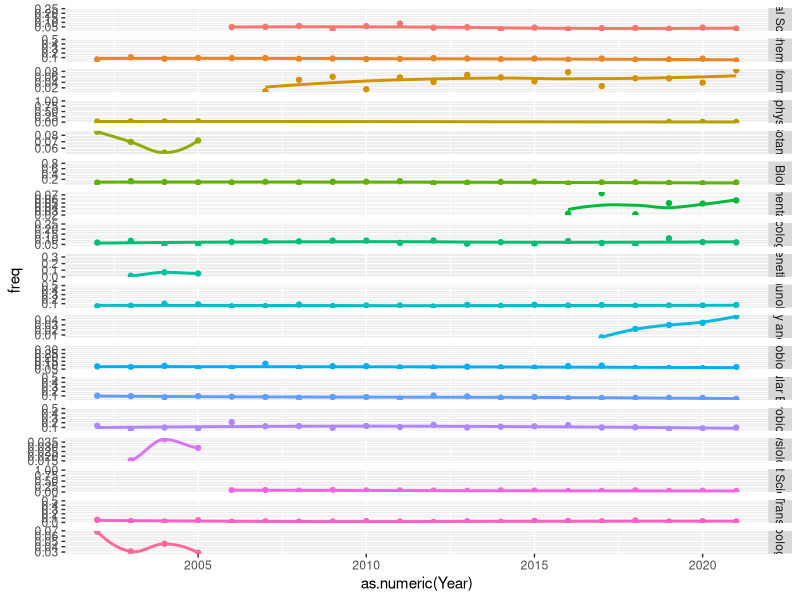
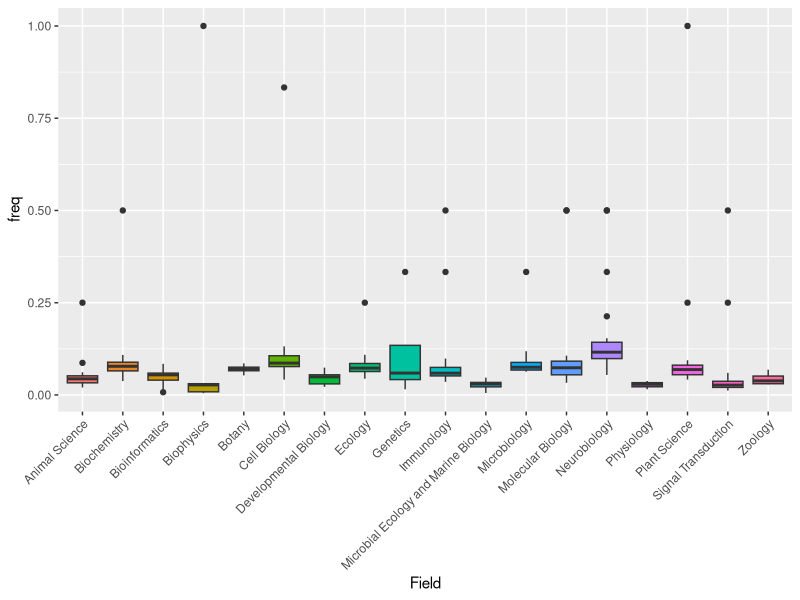
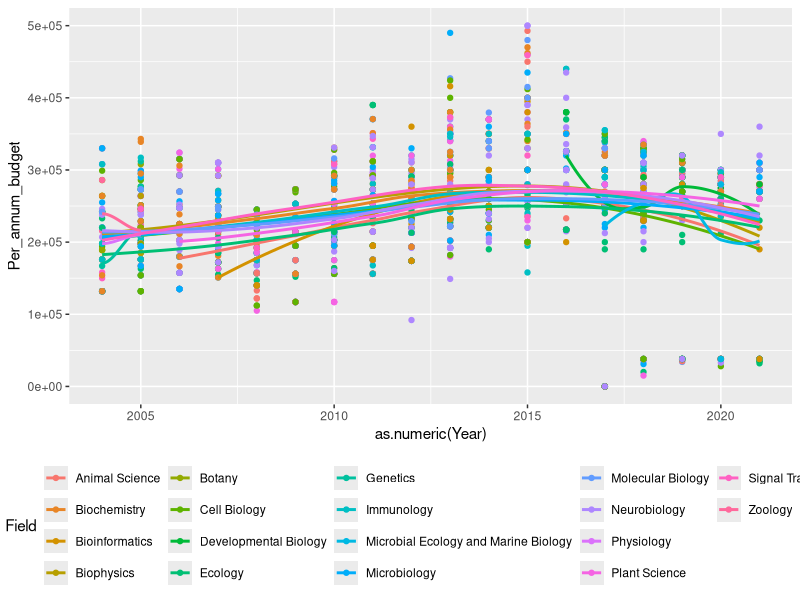
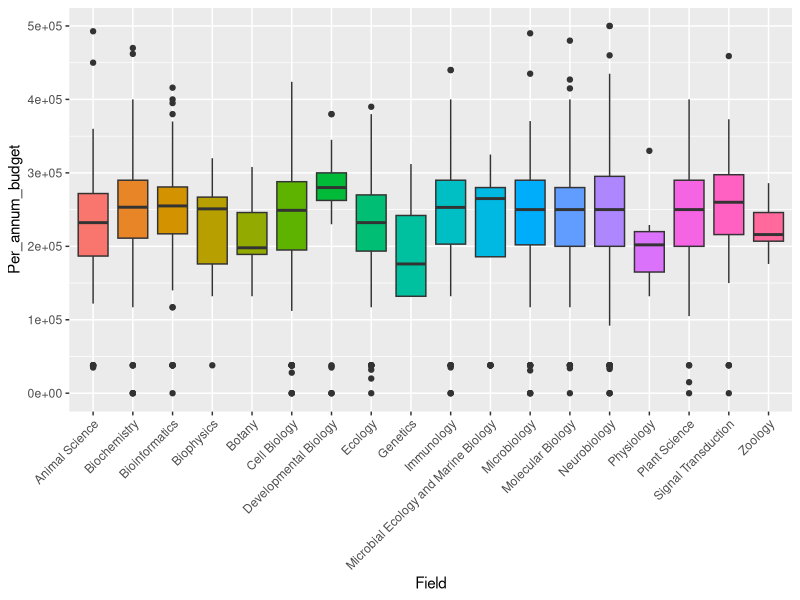

The R script that drew these images, in order:
library(tidyverse)

dat <- read_csv("Data/Research-Grants.csv", locale = locale(encoding = "Windows-1255"))

fields <- dat %>%
  mutate(Field = recode(Field,
                        "Bioinformatics & Computational & systems Biology" = "Bioinformatics",
                        "Computational & Systems Biology" = "Bioinformatics")) %>%
  group_by(Field) %>%
  summarise(count = n()) %>%
  drop_na() %>%
  filter(count > 10,
         str_detect(Field, regex('medicin', ignore_case = T),
                    negate = T)) %>%
  select(Field)
fields <- fields$Field

pdf("Plots/field_by_time.pdf", useDingbats = F, height = 20, width = 5)
dat %>%
  mutate(Field = recode(Field,
                        "Bioinformatics & Computational & systems Biology" = "Bioinformatics",
                        "Computational & Systems Biology" = "Bioinformatics")) %>%
  group_by(Year, Field) %>%
  summarise(n = n()) %>%
  mutate(freq = n / sum(n)) %>%
  drop_na() %>%
  filter(Field %in% fields) %>%
  ggplot(aes(x = as.numeric(Year),
             y = freq,
             fill = Field,
             colour = Field)) +
  geom_point() +
  geom_smooth(method = "loess",
              span = 1,
              se = F) +
  facet_grid(rows = vars(Field),
             scales = "free_y") +
  theme(legend.position = "none")
dev.off()

pdf("Plots/field_freq.pdf", useDingbats = F)
dat %>%
  mutate(Field = recode(Field,
                        "Bioinformatics & Computational & systems Biology" = "Bioinformatics",
                        "Computational & Systems Biology" = "Bioinformatics")) %>%
  group_by(Year, Field) %>%
  summarise(n = n()) %>%
  mutate(freq = n / sum(n)) %>%
  drop_na() %>%
  filter(Field %in% fields) %>%
  ggplot(aes(x = Field,
             y = freq,
             fill = Field)) +
  geom_boxplot() +
  theme(legend.position = "none",
        axis.text.x = element_text(angle = 45, hjust = 1))
dev.off()


pdf("Plots/field_funding_by_time.pdf", useDingbats = F)
dat %>%
  mutate(Field = recode(Field,
                        "Bioinformatics & Computational & systems Biology" = "Bioinformatics",
                        "Computational & Systems Biology" = "Bioinformatics")) %>%
  drop_na() %>%
  filter(Field %in% fields) %>%
  ggplot(aes(x = as.numeric(Year),
             y = Per_annum_budget,
             fill = Field,
             colour = Field)) +
  geom_point() +
  geom_smooth(method = "loess",
              span = 1,
              se = F) +
  theme(legend.position = "bottom")
dev.off()

pdf("Plots/field_funding.pdf", useDingbats = F)
dat %>%
  mutate(Field = recode(Field,
                        "Bioinformatics & Computational & systems Biology" = "Bioinformatics",
                        "Computational & Systems Biology" = "Bioinformatics")) %>%
  group_by(Year, Field) %>%
  drop_na() %>%
  filter(Field %in% fields) %>%
  ggplot(aes(x = Field,
             y = Per_annum_budget,
             fill = Field)) +
  geom_boxplot() +
  theme(legend.position = "none",
        axis.text.x = element_text(angle = 45, hjust = 1))
dev.off()